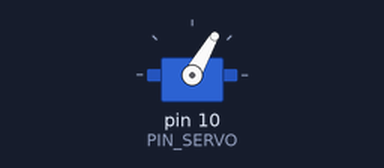
Simulated run of this sketch. Board: Arduino Uno, built with avr-gcc and run on an emulated ATmega328P. Shown: servo.

Above: at 1.05 s.
At 2.5 s:
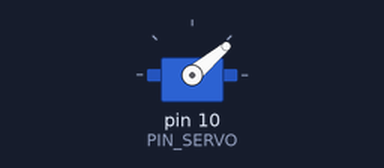
At 4.0 s:
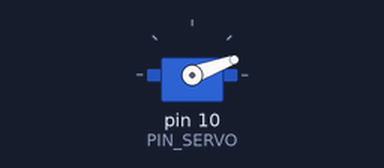
Timing chart, 0 to 7.9 s (numbered marks = the images above):
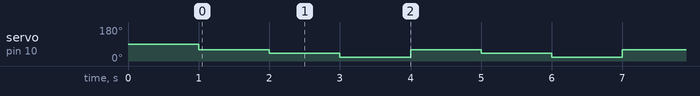

Measured:
- by itself, servo on pin 10 (PIN_SERVO): repeats every 3.0 s: 40° 1.0 s, 20° 1.0 s, 60° 1.0 s

The sketch:

10_example_2.ino
```cpp
#include <Servo.h>
#define PIN_SERVO 10

Servo myservo;

void setup() {
  myservo.attach(PIN_SERVO);
  myservo.write(90);
  delay(1000);
}

void loop() {

  myservo.write(60);
  delay(1000);
  myservo.write(40);
  delay(1000);
  myservo.write(20);
  delay(1000);
    // add code here.
}
```
